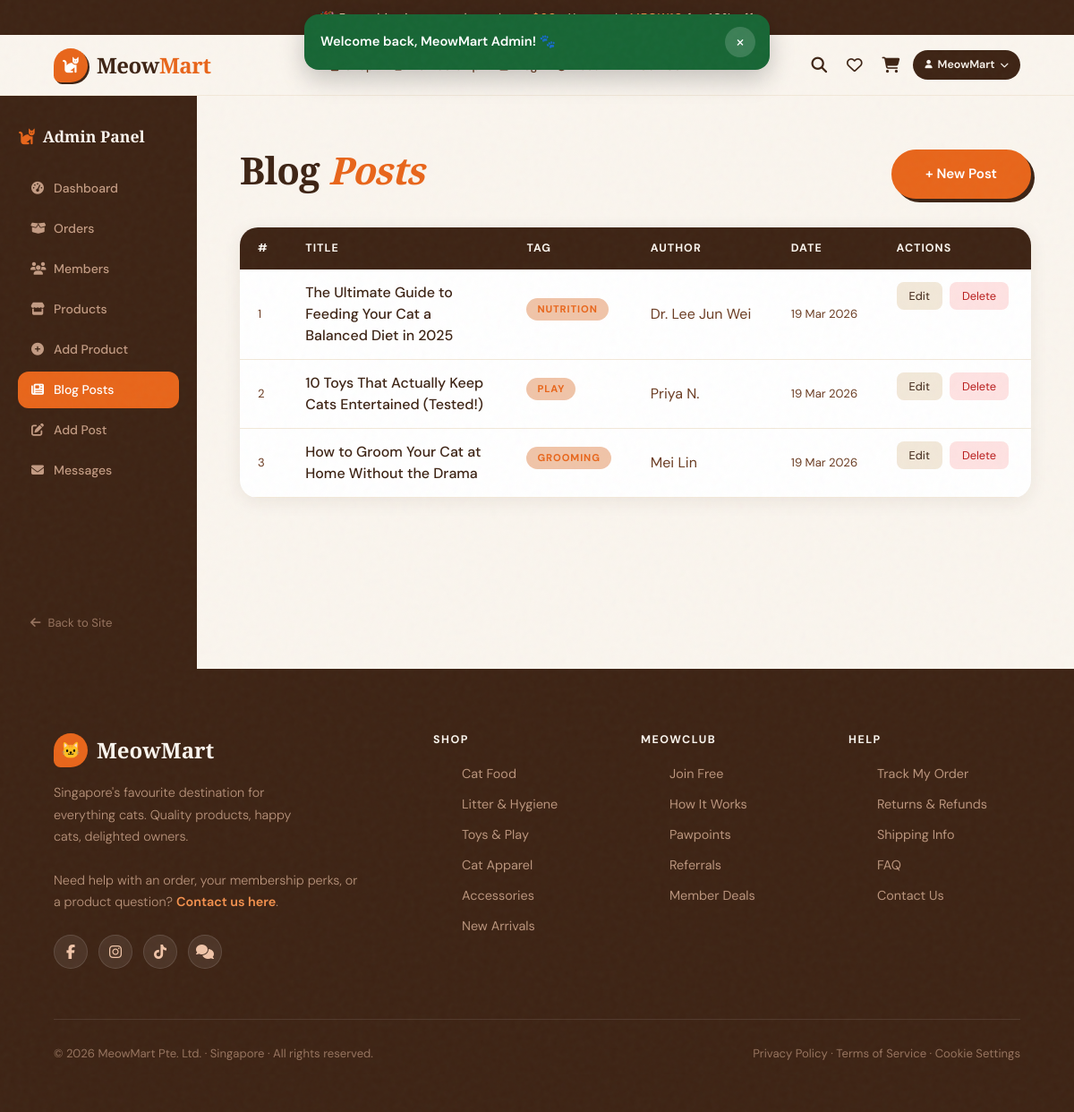
Page /admin/blog_posts.php (signed in) on the committed database.
### tables this page shows
CREATE TABLE blog_posts (
    id         INT UNSIGNED   AUTO_INCREMENT PRIMARY KEY,
    title      VARCHAR(255)   NOT NULL,
    tag        VARCHAR(60)    DEFAULT NULL,
    author     VARCHAR(120)   NOT NULL,
    excerpt    TEXT           DEFAULT NULL,
    content    LONGTEXT       NOT NULL,
    created_at TIMESTAMP      DEFAULT CURRENT_TIMESTAMP
);

### includes/functions.php (called while the page is built, shortened)
<?php
function _init_session(\PDO $pdo): void
{
    $cfg = config();
    if (session_status() === PHP_SESSION_ACTIVE) return;
}
function config(): array
{
    static $cfg = null;
    if ($cfg === null) {
        $file = __DIR__ . '/../config/config.php';
        $cfg = require $file;
    }
    return $cfg;
}
function base_url(string $path = ''): string
{
    $base = rtrim(config()['base_url'] ?? '', '/');
    $path = ltrim($path, '/');
    return $path === '' ? ($base ?: '') : $base . '/' . $path;
}
function normalize_display_text(?string $text): string
{
    $text = (string)$text;
    $replacements = [
        'PÃ¢tÃ©' => 'Pate',
        'Pâté' => 'Pate',
        'P-ót|®' => 'Pate',
        'ÔÇô' => '-',
        'â€“' => '-',
        '–' => '-',
        '—' => '-',
        'ÔÇÖ' => "'",
        'â€™' => "'",
        '’' => "'",
        'ÔÇ£' => '"',
        'ÔÇØ' => '"',
        'â€œ' => '"',
        'â€' => '"',
        '“' => '"',
        '”' => '"',
        'Â®' => '®',
        '®' => '®',
        'Ã©' => 'e',
        'Ã¨' => 'e',
        'Ãª' => 'e',
        'Ã¢' => 'a',
        'Ã' => '',
        'Â' => '',
    ];
    return strtr($text, $replacements);
}
function h(?string $v): string
{
    return htmlspecialchars(normalize_display_text((string)$v), ENT_QUOTES, 'UTF-8');
}

### config/config.php (called while the page is built)
<?php
return [
    'db_host'   => '127.0.0.1',
    'db_name'   => 'meowmart',
    'db_user'   => 'root',
    'db_pass'   => '',
    'site_name' => 'MeowMart',
    'base_url'  => '',
    'mail_enabled'   => false,
    'mail_host'      => 'smtp.gmail.com',
    'mail_port'      => 587,
    'mail_username'  => 'your@gmail.com',
    'mail_password'  => 'your_app_password',
    'mail_from'      => 'no-reply@meowmart.com.sg',
    'mail_from_name' => 'MeowMart',
    'mail_encryption'=> 'tls',
    'session_db'           => false,
    'session_lifetime'     => 3600,
    'session_security_code'=> 'meowmart_session_secret_xyz_2025',
    'session_table'        => 'session_data',
];

### admin/blog_posts.php (the view, shortened to what this page needs)
<?php
require_once __DIR__ . '/../includes/functions.php';
$pdo = db();
$posts = $pdo->query('SELECT * FROM blog_posts ORDER BY created_at DESC')->fetchAll();
require_once __DIR__ . '/../includes/header.php';
?>
<div style="display:flex;min-height:80vh;flex-wrap:wrap;">
  <?php include __DIR__ . '/sidebar.php'; ?>
  <section style="flex:1;padding:60px 48px;overflow-x:auto;">
    <div style="display:flex;align-items:center;justify-content:space-between;margin-bottom:32px;">
      <h1 class="section-title">Blog <em>Posts</em></h1>
      <a href="<?= h(base_url('admin/blog_form.php')) ?>" class="btn-primary" style="text-decoration:none;">+ New Post</a>
    </div>
    <table style="width:100%;border-collapse:collapse;background:var(--white);border-radius:20px;overflow:hidden;box-shadow:0 4px 20px rgba(61,35,20,.08);">
      <thead style="background:var(--brown);color:var(--cream);">
        <tr>
          <?php foreach (['#','Title','Tag','Author','Date','Actions'] as $h): ?>
            <th style="padding:14px 20px;text-align:left;font-size:.78rem;font-weight:700;letter-spacing:.08em;text-transform:uppercase;"><?= $h ?></th>
          <?php endforeach; ?>
        </tr>
      </thead>
      <tbody>
        <?php foreach ($posts as $post): ?>
        <tr style="border-bottom:1px solid var(--warm);">
          <td style="padding:14px 20px;color:var(--brown-md);font-size:.82rem;"><?= $post['id'] ?></td>
          <td style="padding:14px 20px;font-weight:500;color:var(--brown);max-width:240px;"><?= h($post['title']) ?></td>
          <td style="padding:14px 20px;"><span class="blog-tag" style="font-size:.7rem;"><?= h($post['tag'] ?? '—') ?></span></td>
          <td style="padding:14px 20px;color:var(--brown-md);"><?= h($post['author']) ?></td>
          <td style="padding:14px 20px;color:var(--brown-md);font-size:.82rem;"><?= date('d M Y', strtotime($post['created_at'])) ?></td>
          <td style="padding:14px 20px;display:flex;gap:8px;">
            <a href="<?= h(base_url('admin/blog_form.php?id=' . $post['id'])) ?>"
               style="background:var(--warm);border-radius:8px;padding:6px 14px;font-size:.8rem;text-decoration:none;color:var(--brown);">Edit</a>
            <form method="POST" onsubmit="return confirm('Delete this post?')">
              <button type="submit" style="background:#fee2e2;border:none;border-radius:8px;padding:6px 14px;font-size:.8rem;cursor:pointer;color:#b91c1c;">Delete</button>
            </form>
          </td>
        </tr>
        <?php endforeach; ?>
      </tbody>
    </table>
  </section>
</div>
<?php require_once __DIR__ . '/../includes/footer.php'; ?>

### assets/css/style.css (style rules this page uses)
:root { --cream: #FAF5EE; --warm: #F2E8D9; --orange: #E8651A; --orange-lt:#F5924E; --brown: #3D2314; --brown-md: #6B3C22; --sage: #8FA882; --blush: #F0C4A8; --gold: #C8941A; --white: #FFFFFF; }
*, *::before, *::after { box-sizing: border-box; margin: 0; padding: 0; }
html { scroll-behavior: smooth; }
body { font-family: 'DM Sans', sans-serif; background: var(--cream); color: var(--brown); overflow-x: hidden; }
body::before { content: ''; position: fixed; inset: 0; pointer-events: none; z-index: 9999; }
.btn-primary { background: var(--orange); color: #fff; border: 2px solid var(--orange); border-radius: 50px; padding: 14px 36px; font-size: 0.95rem; font-weight: 600; cursor: pointer; transition: all 0.2s; box-shadow: 4px 4px 0 var(--brown); }
.section-title { font-family: 'Playfair Display', serif; font-size: clamp(2rem, 3.5vw, 3rem); font-weight: 900; line-height: 1.1; letter-spacing: -0.02em; }
.section-title em { font-style: italic; color: var(--orange); }
.blog-tag { display: inline-block; background: var(--blush); color: var(--orange); font-size: 0.72rem; font-weight: 700; letter-spacing: 0.08em; text-transform: uppercase; padding: 4px 12px; border-radius: 20px; margin-bottom: 12px; }
body { overflow-x: hidden; }
.product-name, .section-title, .membership-left h2, .membership-right h3 { overflow-wrap: anywhere; }

### rows in the picture
blog_posts: id "1", title "The Ultimate Guide to Feeding Your Cat a Balanced Diet in 2025", tag "NUTRITION", author "Dr. Lee Jun Wei", created_at "19 Mar 2026"
blog_posts: id "2", title "10 Toys That Actually Keep Cats Entertained (Tested!)", tag "PLAY", author "Priya N.", created_at "19 Mar 2026"
blog_posts: id "3", title "How to Groom Your Cat at Home Without the Drama", tag "GROOMING", author "Mei Lin", created_at "19 Mar 2026"

### other values in the picture
$flash['message'] "Welcome back, MeowMart Admin! 🐾"
$firstName "MeowMart"
$label "Dashboard"
$label "Orders"
$label "Members"
$label "Products"
$label "Add Product"
$label "Blog Posts"
$label "Add Post"
$label "Messages"
$h "#"
$h "TITLE"
$h "TAG"
$h "AUTHOR"
$h "DATE"
